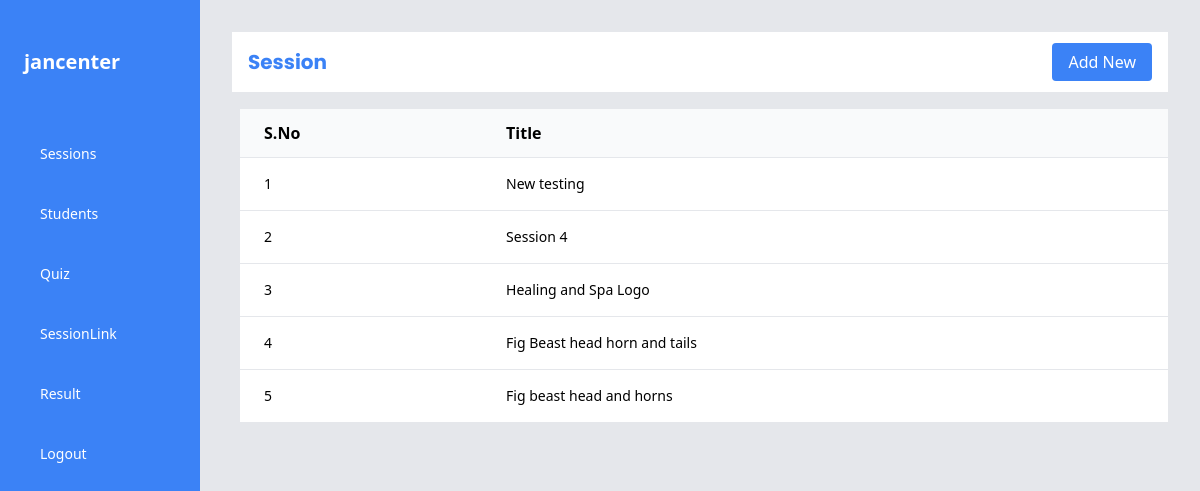
/lesson/ (signed in), run on the app's committed database.
### users/models.py (models this page shows, shortened)
class CustomUser(AbstractUser):
    USER_TYPE_CHOICES = (
        (1, 'admin'),
        (2, 'teacher'),
        (3, 'student'),
    )
    user_type = models.PositiveSmallIntegerField(choices=USER_TYPE_CHOICES, default=3)

class Video(models.Model):
    title = models.CharField(max_length=200)
    upload_date = models.DateTimeField(auto_now_add=True)
    thumbnail_link = models.URLField()
    zoom_link = models.URLField()
    video_link = models.URLField()
    category = models.CharField(max_length=50)
    teacher = models.ForeignKey('users.CustomUser', on_delete=models.CASCADE, limit_choices_to={'user_type': 2})

### users/views.py (the view)
# urls.py: path('lesson/', views.lesson, name='lesson'),
def lesson(request):
    videos_uploaded_by_user = Video.objects.filter(teacher=request.user).order_by('-upload_date')
    context = {
        'videos': videos_uploaded_by_user,
    }
    return render(request, 'teacher/lesson.html', context)

### users/templates/teacher/lesson.html (shortened to what this page needs)
{% extends "tbase.html" %}
{% block content %}
<div class="flex-1 bg-gray-200 p-8 ml-100 w-3/4">
    <div class="bg-white w-full p-4 flex items-center justify-between border-b">
        <h2 class="font-bold text-xl text-blue-500" style="font-family: 'Poppins', sans-serif;">Session</h2>
        <button ><a href="{%url 'add_video'%}" class="bg-blue-500 text-white px-4 py-2 rounded  ">Add New</a></button>
    </div>
    <div class="container mx-1 p-4 md:px-1">
        <table class="min-w-full bg-white">
            <thead>
                <tr>
                    <th class="px-6 py-3 border-b border-gray-200 bg-gray-50 text-left">S.No</th>
                    <th class="px-6 py-3 border-b border-gray-200 bg-gray-50 text-left">Title</th>
                </tr>
            </thead>
            <tbody>
                {% for video in videos %}
                <tr>
                    <td class="px-6 py-4 whitespace-no-wrap border-b border-gray-200 text-left text-sm">{{ forloop.counter }}</td>
                    <td class="px-6 py-4 whitespace-no-wrap border-b border-gray-200 text-left text-sm">{{ video.title }}</td>
                </tr>
                {% endfor %}
            </tbody>
        </table>
    </div>
</div>
{% endblock %}

### users/templates/tbase.html (shortened to what this page needs)
<!DOCTYPE html>
<html>
<head>
    {% load static %}
    <link href="https://cdn.jsdelivr.net/npm/tailwindcss@2.2.19/dist/tailwind.min.css" rel="stylesheet">
</head>
<body>
    <main class="flex">
        <div class="w-1/6 h-screen sticky top-0 bg-blue-500 hidden md:block">
            <div class="py-12 px-6 text-white text-xl font-bold">
                {% if request.user.is_authenticated %}
                {{ request.user.username }}
                {% else %} Guest
                {% endif %}
            </div>
            <a href="{% url 'lesson' %}" class="block py-5 px-10 text-white hover:bg-blue-300 text-sm">Sessions</a>
            <a href="{% url 'students' %}" class="block py-5 px-10 text-white hover:bg-blue-300 text-sm">Students</a>
            <a href="{% url 'quiz:quiz' %}" class="block py-5 px-10 text-white hover:bg-blue-300 text-sm">Quiz</a>
            <a href="{% url 'newlink' %}" class="block py-5 px-10 text-white hover:bg-blue-300 text-sm">SessionLink</a>
            <a href="{% url 'quiz:quiz_results' %}" class="block py-5 px-10 text-white hover:bg-blue-300 text-sm">Result</a>
            {% if request.user.is_authenticated %}
            <a href="{% url 'logout' %}" class="block py-5 px-10 text-white hover:bg-blue-300 text-sm">Logout</a>
            {% else %}
            <a href="{% url 'center' %}" class="block py-5 px-10 text-white hover:bg-blue-300 text-sm">Login</a>
            {% endif %}
        </div>
        {% block content %}{% endblock %}
    </main>
</body>
</html>

### data on the page
CustomUser: user.username "jancenter"
Video: title "New testing"
Video: title "Session 4"
Video: title "Healing and Spa Logo"
Video: title "Fig Beast head horn and tails"
Video: title "Fig beast head and horns"
